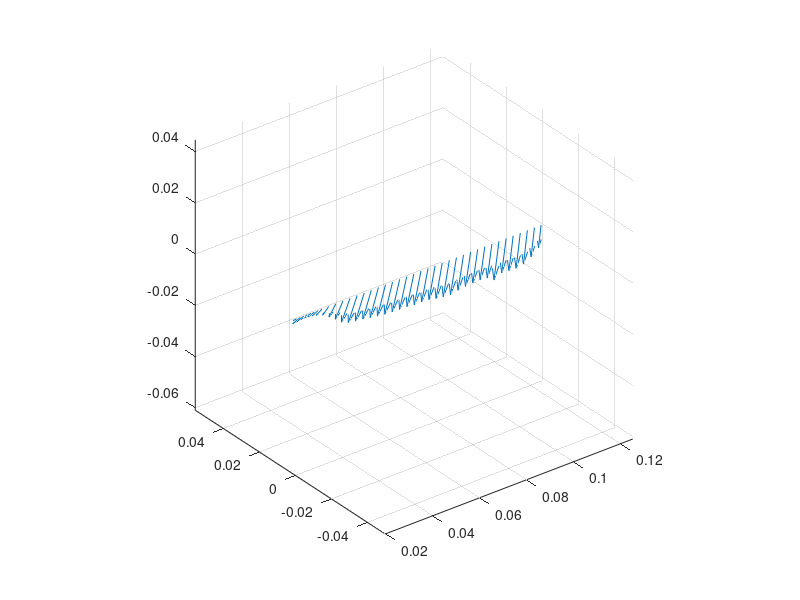

The MATLAB script that drew this image:



A=[[-2.15705243e-01  5.07928403e-01 -4.39685086e-01]
 [-3.31675046e-01  1.30705144e+00 -1.54007236e+00]
 [-3.20970582e-01  1.28870486e+00 -1.45640665e+00]
 [-3.00908831e-01  1.18198350e+00 -1.26601687e+00]
 [-2.72586352e-01  1.14038972e+00 -1.20311891e+00]
 [-2.20875084e-01  1.15061839e+00 -1.25440863e+00]
 [-1.58777520e-01  1.17886236e+00 -1.36492097e+00]
 [-1.03477560e-01  1.22256223e+00 -1.56307550e+00]
 [-3.66982934e-02  1.35305549e+00 -2.03237200e+00]
 [ 8.19382809e-02  1.69737878e+00 -3.00152190e+00]
 [ 1.73424603e-01  1.99988878e+00 -3.97494448e+00]
 [ 2.61248953e-01  2.32609698e+00 -5.08543778e+00]
 [ 2.70659349e-01  2.40997089e+00 -5.64714521e+00]
 [ 2.29439673e-01  2.31138830e+00 -5.76563956e+00]
 [ 1.88977660e-01  2.19651071e+00 -5.83724372e+00]
 [ 1.61159056e-01  2.11296504e+00 -5.98064434e+00]
 [ 1.40587577e-01  2.04581778e+00 -6.15033235e+00]
 [ 1.20329002e-01  1.96756884e+00 -6.25611075e+00]
 [ 9.75229093e-02  1.86395144e+00 -6.24724488e+00]
 [ 7.93953772e-02  1.77226737e+00 -6.24928738e+00]
 [ 6.14462079e-02  1.67066532e+00 -6.18539231e+00]
 [ 5.48574741e-02  1.62858403e+00 -6.32796438e+00]
 [ 4.16606679e-02  1.53867406e+00 -6.24615006e+00]
 [ 3.38111698e-02  1.47796394e+00 -6.27240593e+00]
 [ 3.44194946e-02  1.47625890e+00 -6.54335555e+00]
 [ 3.23474175e-02  1.45419080e+00 -6.70847391e+00]
 [ 2.83394376e-02  1.41320761e+00 -6.76801152e+00]
 [ 1.73005583e-02  1.30032846e+00 -6.44802912e+00]
 [ 9.80262133e-03  1.20916133e+00 -6.21017942e+00]
 [ 5.33704092e-03  1.14134309e+00 -6.06595570e+00]
 [ 2.39528865e-03  1.08624239e+00 -5.96870131e+00]
 [ 3.31275937e-03  1.07889628e+00 -6.13004004e+00]
 [ 1.15073950e-02  1.17986552e+00 -6.91926511e+00]
 [ 2.19171425e-03  1.01667264e+00 -6.12896065e+00]
 [ 2.85993373e-03  9.97652106e-01 -6.19879062e+00]
 [ 4.02303728e-03  9.80038158e-01 -6.26339009e+00]
 [ 3.51572192e-03  9.11472159e-01 -5.97509664e+00]
 [ 3.26585989e-04  7.71904646e-01 -5.17094699e+00]
 [-4.52357452e-03  5.86863904e-01 -3.99747891e+00]];

r=[0.02032
0.021844
0.023368
0.024892
0.026416
0.02794
0.029464
0.03111754
0.0340106
0.0370332
0.0400558
0.0430784
0.046101
0.0491236
0.0521462
0.0551688
0.0581914
0.061214
0.0642366
0.0672592
0.0702818
0.0733044
0.076327
0.0793496
0.0823722
0.0853948
0.0884174
0.09144
0.0944626
0.0974852
0.1005078
0.1035304
0.106553
0.1095756
0.1125982
0.1156208
0.1186434
0.12164568
0.12448286];

quiver3(r, r.*0, r.*0, A(:,1) ,A(:,2) ,A(:,3),1)

bdGamma=[[0.11047721]
 [0.12126031]
 [0.13383989]
 [0.14811356]
 [0.16370954]
 [0.1809741 ]
 [0.20147884]
 [0.22786686]
 [0.26034142]
 [0.31076138]
 [0.35823277]
 [0.41772966]
 [0.44705868]
 [0.45769988]
 [0.4714783 ]
 [0.47912371]
 [0.48723533]
 [0.48566117]
 [0.48715868]
 [0.48581868]
 [0.48503149]
 [0.47394734]
 [0.4693009 ]
 [0.46435997]
 [0.45701277]
 [0.44543067]
 [0.42937068]
 [0.42132809]
 [0.38890533]
 [0.37096428]
 [0.35396657]
 [0.33708068]
 [0.31771254]
 [0.29495171]
 [0.27338884]
 [0.2491231 ]
 [0.22199349]
 [0.17164316]
 [0.09164779]];

axis equal